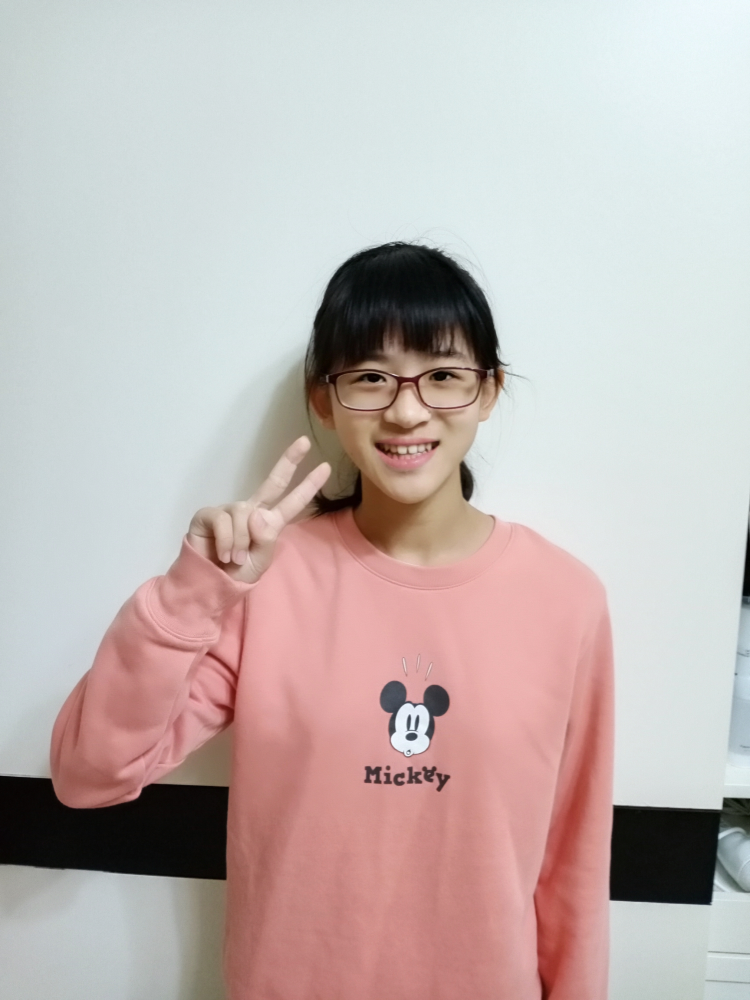
#> input picture CS 基礎/cv2/IMG.jpg, 1500 x 2000 px (shown at 1/2 size)
$ jupyter execute draw_robot.ipynb
#> lines starting #> are read from the running program, lines starting #| are printed output that depends on the picture; after the words box and inside, x2 and y2 are one past the last pixel; in counts of white or black regions, pixels touching at a corner belong together
# PART I

[cell 1]
import cv2
img = cv2.imread('IMG.jpg')
#> img is the input picture: shape (2000, 1500, 3); mean B, G, R 179.5, 181.8, 194.5
img.shape
img2 = img[0:2000, 0:1400]
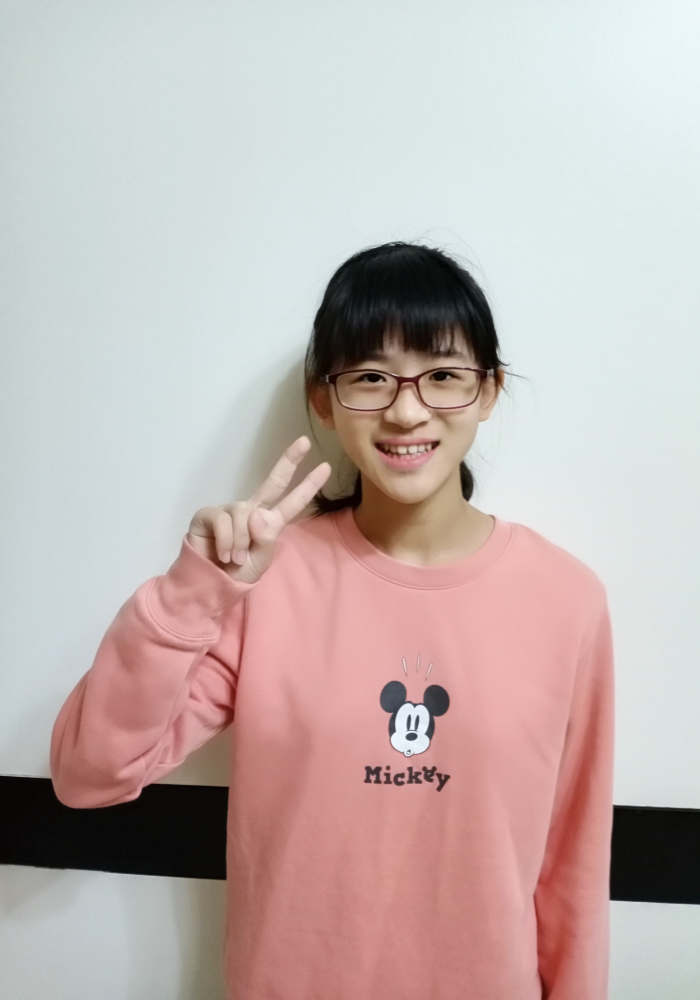
#> img2: shape (2000, 1400, 3) (shown at 1/2 size); mean B, G, R 177.1, 179.5, 193.9
# 顯示圖片

# 讓視窗可以自由縮放大小
cv2.namedWindow('My Image', cv2.WINDOW_NORMAL)

cv2.imshow('My Image', img2)

# 按下任意鍵則關閉所有視窗
cv2.waitKey(0)
cv2.destroyAllWindows()
cv2.imwrite('output.jpg', img2, [int(cv2.IMWRITE_JPEG_QUALITY), 100])
#> Out = True

# PART II

[cell 2]
import cv2
import numpy as np

height = 500
width = 500
img = np.zeros((height,width,3), np.uint8)

# blank_image[:,:] = (255,0,0)      # (B, G, R)
img[:,:] = (255,255,255)      # (B, G, R)

# robots head
cv2.rectangle(img, (100, 100),(400,400), (0,0,0), 6)
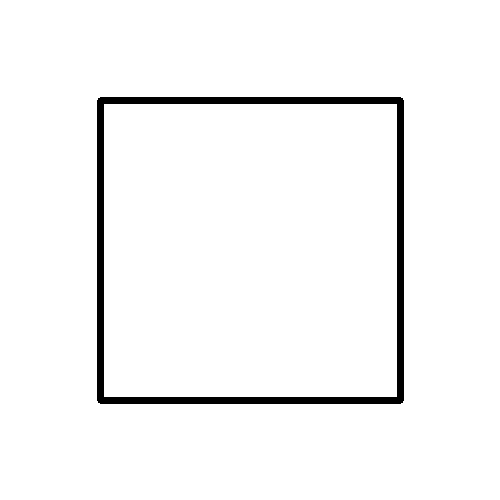
#> img: shape (500, 500, 3); 96.6% white; 1 black region, box (x1, y1, x2, y2) and area: (97, 97, 404, 404) 8380
cv2.rectangle(img, (100, 100),(400,400), (200,200,200), cv2.FILLED)
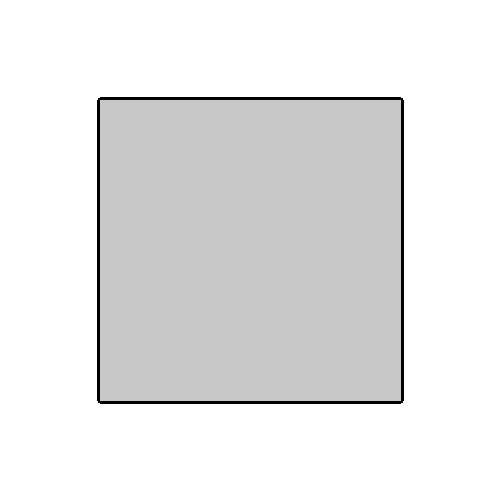
#> img: shape (500, 500, 3); min 0, max 255, mean 231.4

# robots antenna

# fill(250, 250, 0);
# ellipse(250, 70, 60, 60);
cv2.ellipse(img, (250,70), (30,30), 0, 0, 360, (0,0,0), 6)
cv2.ellipse(img, (250,70), (30,30), 0, 0, 360, (0,255,255), cv2.FILLED)

cv2.rectangle(img, (210, 80),(290,110), (0,0,0), 6)
cv2.rectangle(img, (210, 80),(290,110), (200,0,200), cv2.FILLED)

# robots nose
# fill(255, 0, 0);
# triangle(250, 220, 200, 300, 300, 300);

pts = [(250, 220), (200, 300), (300, 300)]
cv2.polylines(img, np.array([pts]), True, (0,0,0), 5)
cv2.fillPoly(img, np.array([pts]), (0,0,255))

# robots ears
# rect(80, 180, 30, 100);
# rect(390, 180, 30, 100);
cv2.rectangle(img, (80, 180),(110,280), (0,0,0), 6)
cv2.rectangle(img, (80, 180),(110,280), (0,0,255), cv2.FILLED)
cv2.rectangle(img, (390, 180),(420,280), (0,0,0), 6)
cv2.rectangle(img, (390, 180),(420,280), (0,0,255), cv2.FILLED)

# robots eyes
# fill(255);
# ellipse(175, 200, 80, 80);
# point(175, 200);
# ellipse(325, 200, 80, 80);
# point(325, 200);
cv2.ellipse(img, (175,200), (40,40), 0, 0, 360, (0,0,0), 6)
cv2.ellipse(img, (175,200), (40,40), 0, 0, 360, (255,255,255), cv2.FILLED)
cv2.ellipse(img, (175,200), (4,4), 0, 0, 360, (0,0,0), cv2.FILLED)
#> img: shape (500, 500, 3); mean B, G, R 218.1, 218, 230.6

cv2.ellipse(img, (325,200), (40,40), 0, 0, 360, (0,0,0), 6)
cv2.ellipse(img, (325,200), (40,40), 0, 0, 360, (255,255,255), cv2.FILLED)
cv2.ellipse(img, (325,200), (4,4), 0, 0, 360, (0,0,0), cv2.FILLED)
#> img: shape (500, 500, 3); mean B, G, R 218.5, 218.4, 231

# robots mouth
# noFill();
# beginShape();
# vertex(175, 340);
# vertex(200, 370);
# vertex(225, 340);
# vertex(250, 370);
# vertex(275, 340);
# vertex(300, 370);
# vertex(325, 340);
# endShape();
pts = [(175, 340), (200, 370), (225, 340), (250, 370), (275, 340), (300, 370), (325, 340)]
cv2.polylines(img, np.array([pts]), False, (0,0,0), 5)
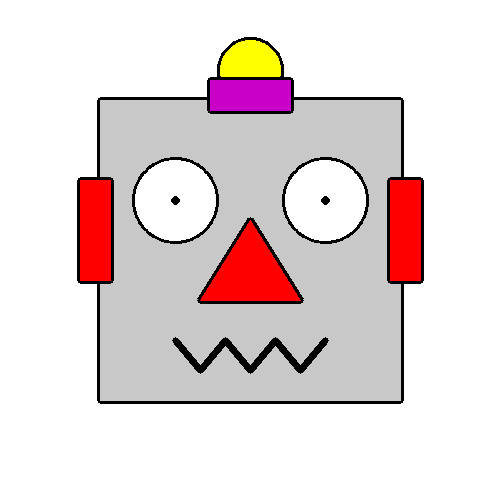
#> img: shape (500, 500, 3); mean B, G, R 217.2, 217.1, 229.7


# 讓視窗可以自由縮放大小
#cv2.namedWindow('My Image', cv2.WINDOW_NORMAL)

cv2.imshow('My Image', img)
cv2.waitKey(0)
cv2.destroyAllWindows()

[cell 3]
import cv2 as cv
import numpy as np

blank_image = np.zeros((950,1800,3), np.uint8)

BLACK = (0, 0, 0)
WHITE = (255, 255, 255)

RED = (0, 0, 255)
GREEN = (0, 255, 0)
BLUE = (255, 0, 0)

GREY = (190, 190, 190)
YELLOW = (0, 255, 255)
Purple = (238,0,238)

cv.rectangle(blank_image, (0,0), (1800,950), WHITE, cv.FILLED)
#> blank_image: shape (950, 1800, 3); every value is 255

def my_function(x,y):

#> called with x = 0, y = 0
  p1 = x+100, y+100
  p2 = x+400, y+400
  p3 = x+200, y+80
  p4 = x+300, y+120
  p5 = x+80, y+200
  p6 = x+120, y+300
  p7 = x+380, y+200
  p8 = x+420, y+300

  center0 = x+250, y+75
  axes0 = 25, 25
  angle0 = 0

  center1 = x+180, y+200
  axes1 = 40, 40
  angle1 = 0

  center2 = x+320, y+200
  axes2 = 40, 40
  angle2 = 0

  center3 = x+180, y+200
  axes3 = 1, 1
  angle3 = 0

  center4 = x+320, y+200
  axes4 = 1, 1
  angle4 = 0

  center5 = x+180, y+200
  axes5 = 20, 20
  angle5 = 0

  center6 = x+320, y+200
  axes6 = 20, 20
  angle6 = 0

  center100 = x+250, y+75
  axes100 = 38, 38
  angle100 = 0

  center101 = x+250, y+75
  axes101 = 1, 1
  angle101 = 0

  cv.rectangle(blank_image, (x+70,y+400), (x+430,y+700), GREY, cv.FILLED) #身體
  cv.rectangle(blank_image, (x+70,y+400), (x+430,y+700), BLACK, 3)

  cv.rectangle(blank_image, (x+38,y+400), (x+98,y+600), GREY, cv.FILLED) #左手
  cv.rectangle(blank_image, (x+38,y+400), (x+98,y+600), BLACK, 3)

  cv.rectangle(blank_image, (x+402,y+400), (x+462,y+600), GREY, cv.FILLED) #右手
  cv.rectangle(blank_image, (x+402,y+400), (x+462,y+600), BLACK, 3)

  cv.rectangle(blank_image, (x+170,y+700), (x+250,y+900), GREY, cv.FILLED) #左腳
  cv.rectangle(blank_image, (x+170,y+700), (x+250,y+900), BLACK, 3)

  cv.rectangle(blank_image, (x+250,y+700), (x+330,y+900), GREY, cv.FILLED) #右腳
  cv.rectangle(blank_image, (x+250,y+700), (x+330,y+900), BLACK, 3)

  cv.ellipse(blank_image, center0, axes0, angle0, 0, 360, YELLOW, 25)
  cv.ellipse(blank_image, center101, axes101, angle101, 0, 360, YELLOW, 25)
#> blank_image: shape (950, 1800, 3); mean of channels 0, 1, 2 246.9, 247.6, 247.6
  cv.ellipse(blank_image, center100, axes100, angle100, 0, 360, BLACK, 3)

  cv.rectangle(blank_image, p1, p2, GREY, cv.FILLED)
  cv.rectangle(blank_image, p1, p2, BLACK, 3)

  cv.rectangle(blank_image, p3, p4, Purple, cv.FILLED)
  cv.rectangle(blank_image, p3, p4, BLACK, 3)

  cv.rectangle(blank_image, p5, p6, RED, cv.FILLED)
  cv.rectangle(blank_image, p5, p6, BLACK, 3)

  cv.rectangle(blank_image, p7, p8, RED, cv.FILLED)
  cv.rectangle(blank_image, p7, p8, BLACK, 3)

  cv.ellipse(blank_image, center1, axes1, angle1, 0, 360, BLACK, 3)
  cv.ellipse(blank_image, center2, axes2, angle2, 0, 360, BLACK, 3)

  cv.ellipse(blank_image, center3, axes3, angle3, 0, 360, BLACK, 3)
#> blank_image: shape (950, 1800, 3); mean of channels 0, 1, 2 241.7, 241.6, 243
  cv.ellipse(blank_image, center4, axes4, angle4, 0, 360, BLACK, 3)
#> blank_image: shape (950, 1800, 3); mean of channels 0, 1, 2 241.7, 241.6, 243

  cv.ellipse(blank_image, center5, axes5, angle5, 0, 360, WHITE, 32)
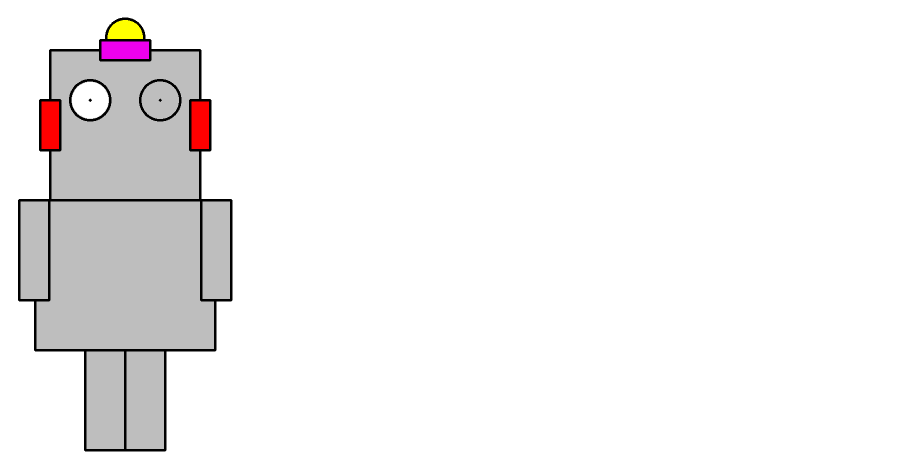
#> blank_image: shape (950, 1800, 3) (shown at 1/2 size); mean of channels 0, 1, 2 241.9, 241.7, 243.2; drawn as B, G, R
  cv.ellipse(blank_image, center6, axes6, angle6, 0, 360, WHITE, 32)

  pts = [(x+200, y+310), (x+250, y+230), (x+300, y+310)]

  cv.fillPoly(blank_image, np.array([pts]), RED)

  T1, T2, T3 = (x+200, y+310), (x+250, y+230), (x+300, y+310)
  cv.line(blank_image, T1, T2, 50, 4)
  cv.line(blank_image, T2, T3, 50, 4)
  cv.line(blank_image, T3, T1, 50, 4)

  L1, L2, L3, L4, L5, L6, L7 = (x+190, y+350), (x+210, y+370), (x+230, y+350), (x+250, y+370), (x+270, y+350), (x+290, y+370), (x+310, y+350)

  cv.line(blank_image, L1, L2, 50, 4)
  cv.line(blank_image, L2, L3, 50, 4)
  cv.line(blank_image, L3, L4, 50, 4)
  cv.line(blank_image, L4, L5, 50, 4)
  cv.line(blank_image, L5, L6, 50, 4)
  cv.line(blank_image, L6, L7, 50, 4)

my_function(0,0)
my_function(550,0)
my_function(1100,0)

cv.imshow('My Image', blank_image)
cv.waitKey(0)
cv.destroyAllWindows()
